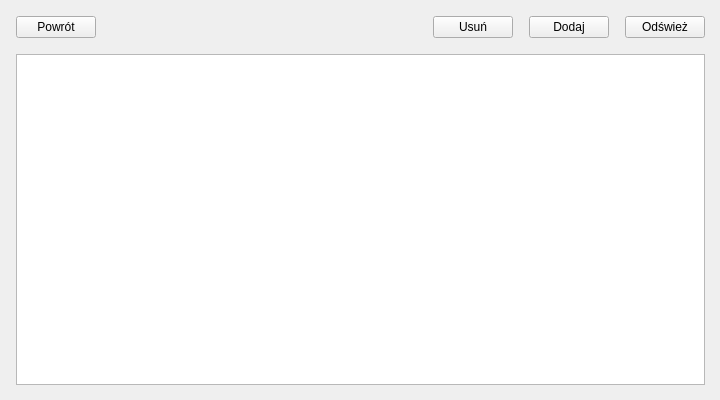
<?xml version="1.0" encoding="UTF-8"?>
<ui version="4.0">
 <class>ReaderCardsScreen</class>
 <widget class="QWidget" name="ReaderCardsScreen">
  <property name="geometry">
   <rect>
    <x>0</x>
    <y>0</y>
    <width>720</width>
    <height>400</height>
   </rect>
  </property>
  <property name="windowTitle">
   <string>Form</string>
  </property>
  <widget class="QWidget" name="verticalLayoutWidget">
   <property name="geometry">
    <rect>
     <x>0</x>
     <y>0</y>
     <width>721</width>
     <height>401</height>
    </rect>
   </property>
   <layout class="QVBoxLayout" name="verticalLayout">
    <property name="spacing">
     <number>16</number>
    </property>
    <property name="leftMargin">
     <number>16</number>
    </property>
    <property name="topMargin">
     <number>16</number>
    </property>
    <property name="rightMargin">
     <number>16</number>
    </property>
    <property name="bottomMargin">
     <number>16</number>
    </property>
    <item>
     <layout class="QHBoxLayout" name="horizontalLayout">
      <item>
       <widget class="QPushButton" name="backButton">
        <property name="toolTip">
         <string/>
        </property>
        <property name="text">
         <string>Powrót</string>
        </property>
       </widget>
      </item>
      <item>
       <spacer name="horizontalSpacer_3">
        <property name="orientation">
         <enum>Qt::Orientation::Horizontal</enum>
        </property>
        <property name="sizeHint" stdset="0">
         <size>
          <width>16</width>
          <height>16</height>
         </size>
        </property>
       </spacer>
      </item>
      <item>
       <widget class="QPushButton" name="deleteRowsButton">
        <property name="text">
         <string>Usuń</string>
        </property>
       </widget>
      </item>
      <item>
       <widget class="QPushButton" name="addRowButton">
        <property name="text">
         <string>Dodaj</string>
        </property>
       </widget>
      </item>
      <item>
       <widget class="QPushButton" name="refreshButton">
        <property name="text">
         <string>Odśwież</string>
        </property>
       </widget>
      </item>
     </layout>
    </item>
    <item>
     <widget class="QTableView" name="tableView"/>
    </item>
   </layout>
  </widget>
 </widget>
 <resources/>
 <connections/>
</ui>
